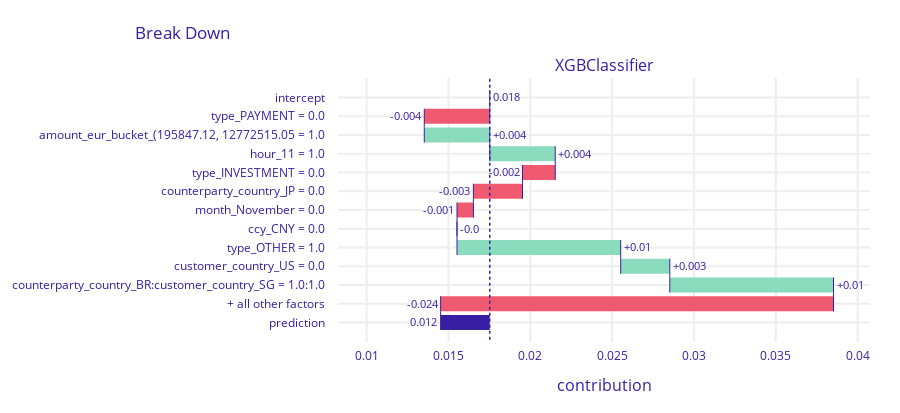

This figure's notebook cell:
### Code cell
# Why the model thinks the probability of fraud is somwhere between 0.015 and 0.02

shap_values.plot()

### Figure 1 — Plotly figure (JSON) as saved in the notebook; plotly's stock layout.template omitted (floating-point values rounded to 4 significant figures)
{"data": [{"base": 0.01752, "connector": {"line": {"color": "#371ea3", "dash": "solid", "width": 1}, "mode": "spanning"}, "decreasing": {"marker": {"color": "#f05a71"}}, "hoverinfo": "text+delta", "hoverlabel": {"bgcolor": "rgba(0,0,0,0.8)"}, "hovertext": ["Average response: 0.018<br>Prediction: 0.012", "type_PAYMENT = 0.0<br>decreases average response by", "amount_eur_bucket_(195847.12, 12772515.05 = 1.0<br>increases average response by", "hour_11 = 1.0<br>increases average response by", "type_INVESTMENT = 0.0<br>decreases average response by", "counterparty_country_JP = 0.0<br>decreases average response by", "month_November = 0.0<br>decreases average response by", "ccy_CNY = 0.0<br>decreases average response by", "type_OTHER = 1.0<br>increases average response by", "customer_country_US = 0.0<br>increases average response by", "counterparty_country_BR:customer_country_SG = 1.0:1.0<br>increases average response by", "+ all other factors<br>decreases average response by", "Average response: 0.018<br>Prediction: 0.012"], "increasing": {"marker": {"color": "#8bdcbe"}}, "measure": ["relative", "relative", "relative", "relative", "relative", "relative", "relative", "relative", "relative", "relative", "relative", "relative", "total"], "orientation": "h", "showlegend": false, "text": ["0.018", "-0.004", "+0.004", "+0.004", "-0.002", "-0.003", "-0.001", "-0.0", "+0.01", "+0.003", "+0.01", "-0.024", "0.012"], "textposition": "outside", "totals": {"marker": {"color": "#371ea3"}}, "type": "waterfall", "x": [0, -0.004, 0.004, 0.004, -0.002, -0.003, -0.001, 0, 0.01, 0.003, 0.01, -0.024, -0.005], "xaxis": "x", "y": ["intercept", "type_PAYMENT = 0.0", "amount_eur_bucket_(195847.12, 12772515.05 = 1.0", "hour_11 = 1.0", "type_INVESTMENT = 0.0", "counterparty_country_JP = 0.0", "month_November = 0.0", "ccy_CNY = 0.0", "type_OTHER = 1.0", "customer_country_US = 0.0", "counterparty_country_BR:customer_country_SG = 1.0:1.0", "+ all other factors", "prediction"], "yaxis": "y"}], "layout": {"annotations": [{"font": {"size": 16}, "showarrow": false, "text": "XGBClassifier", "x": 0.5, "xanchor": "center", "xref": "paper", "y": 1, "yanchor": "bottom", "yref": "paper"}, {"font": {"size": 16}, "showarrow": false, "text": "contribution", "x": 0.5, "xanchor": "center", "xref": "paper", "y": 0, "yanchor": "top", "yref": "paper", "yshift": -30}], "font": {"color": "#371ea3"}, "height": 413, "margin": {"b": 71, "r": 30, "t": 78}, "shapes": [{"line": {"color": "#371ea3", "dash": "dot", "width": 1.5}, "type": "line", "x0": 0.01752, "x1": 0.01752, "xref": "x", "y0": -1, "y1": 13, "yref": "y"}], "title": {"text": "Break Down", "x": 0.15}, "xaxis": {"anchor": "y", "automargin": true, "domain": [0, 1], "fixedrange": true, "gridwidth": 2, "range": [0.00825, 0.04075], "tickcolor": "white", "ticklen": 3, "ticks": "outside", "type": "linear", "zeroline": false}, "yaxis": {"anchor": "x", "automargin": true, "autorange": "reversed", "domain": [0, 1], "fixedrange": true, "gridwidth": 2, "tickcolor": "white", "ticklen": 10, "ticks": "outside", "type": "category"}}}
